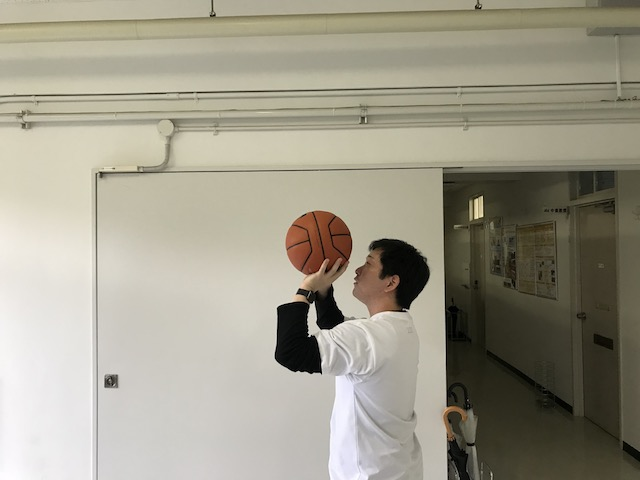
//> input picture 07/grayscaleSub/input1.jpg, 640 x 480 px
$ ./main   (built with g++ and OpenCV 4)
//> lines starting //> are read from the running program, lines starting //| are printed output that depends on the picture
#include <iostream>
#include <opencv2/opencv.hpp>

#define FILE_NAME1 "../input1.jpg"
#define FILE_NAME2 "../input2.jpg"
#define THRESHOLD (20)  //閾値

//ウィンドウ名
#define WINDOW_NAME1 "input1"
#define WINDOW_NAME2 "input2"
#define WINDOW_NAME_SUB "sub"
#define WINDOW_NAME_OUTPUT "output"

int main(int argc, char const *argv[])
{
    //画像をグレースケールで入力
    cv::Mat src_img1 = cv::imread(FILE_NAME1, 0);   //画像1
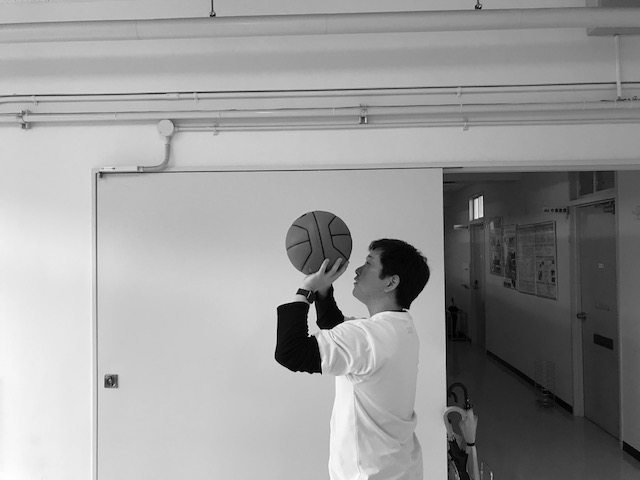
//> src_img1: 480 rows x 640 cols, CV_8UC1; min 0, max 255, mean 153.7
    cv::Mat src_img2 = cv::imread(FILE_NAME2, 0);   //画像2
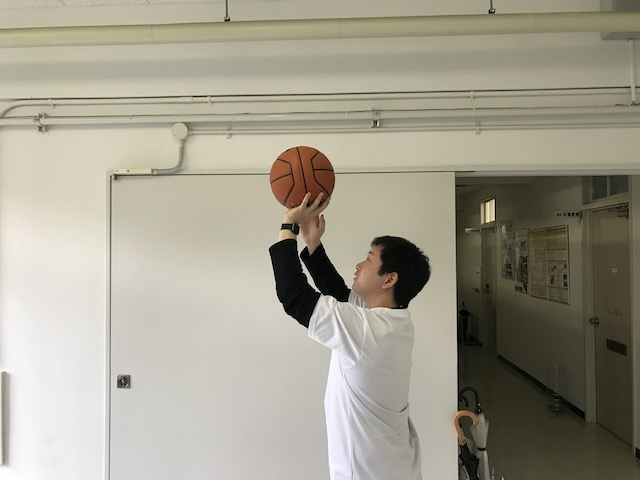
//> input picture 07/grayscaleSub/input2.jpg, 640 x 480 px
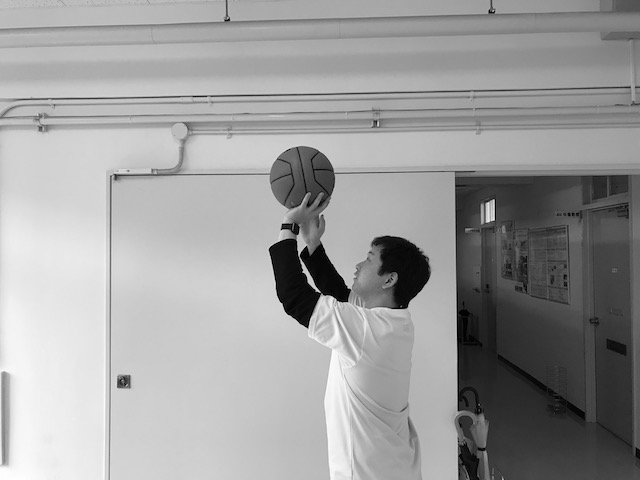
//> src_img2: 480 rows x 640 cols, CV_8UC1; min 0, max 255, mean 156.6
    if (src_img1.empty() || src_img2.empty())
    {
        std::cout << "画像が読み込めませんでした．" << std::endl;
        return -1;
    }

    cv::Mat sub_img = cv::Mat(src_img1.size(), CV_8UC1); //差分画像))
    cv::Mat result_img = cv::Mat(src_img1.size(), CV_8UC1); //結果画像(二値)
    int x, y;

    //差分の出力
    for (y = 0; y < src_img1.rows; y++)
    {
        for (x = 0; x < src_img1.cols; x++)
        {
            //画素値の取得(int型)
            int s1 = (int)src_img1.at<unsigned char>(y, x);
            int s2 = (int)src_img2.at<unsigned char>(y, x);
            int s_result = abs(s1 - s2);    //差分の絶対値
            sub_img.at<unsigned char>(y, x) = (unsigned char)s_result; //差分画像の出力

            if (s_result > THRESHOLD) //閾値処理
            {
                s_result = 255;
            }else {
                s_result = 0;
            }
        }
    }
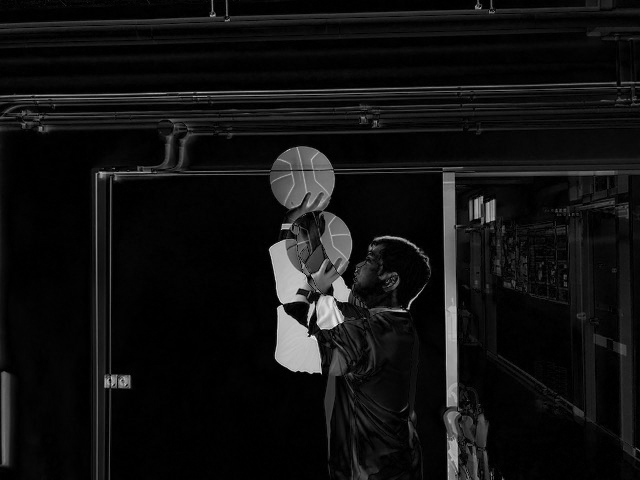
//> sub_img: 480 rows x 640 cols, CV_8UC1; min 0, max 243, mean 16.8

    //結果画像の出力
    cv::imshow(WINDOW_NAME1, src_img1);
    cv::imshow(WINDOW_NAME2, src_img2);
    cv::imshow(WINDOW_NAME_SUB, sub_img);
    cv::imshow(WINDOW_NAME_OUTPUT, result_img);
    return 0;
}
